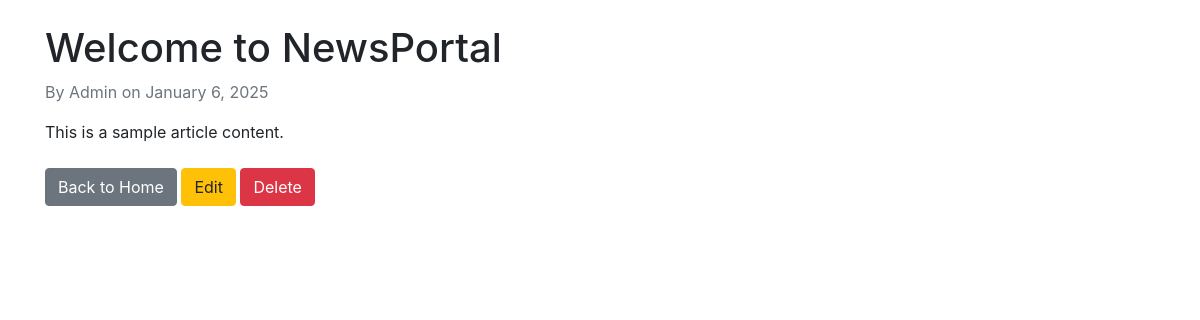
Page /view.php?id=1 on the committed database.
### tables this page shows
CREATE TABLE IF NOT EXISTS articles (
    id INT AUTO_INCREMENT PRIMARY KEY,
    title VARCHAR(255) NOT NULL,
    content TEXT NOT NULL,
    author VARCHAR(100) NOT NULL,
    image_url VARCHAR(255),
    category_id INT,
    status BOOLEAN DEFAULT 1,
    views INT DEFAULT 0,
    created_at TIMESTAMP DEFAULT CURRENT_TIMESTAMP,
    updated_at TIMESTAMP NULL DEFAULT NULL,
    FOREIGN KEY (category_id) REFERENCES categories(id) ON DELETE SET NULL
);

### view.php (the view, shortened to what this page needs)
<?php
require_once 'config/db_connect.php';
$id = $_GET['id'];
$stmt = $pdo->prepare("SELECT * FROM articles WHERE id = ?");
$stmt->execute([$id]);
$article = $stmt->fetch(PDO::FETCH_ASSOC);
?>
<!DOCTYPE html>
<html>
<head>
    <link rel="stylesheet" href="https://stackpath.bootstrapcdn.com/bootstrap/4.5.2/css/bootstrap.min.css">
</head>
<body>
    <div class="container mt-4">
        <h1><?php echo htmlspecialchars($article['title']); ?></h1>
        <p class="text-muted">By <?php echo htmlspecialchars($article['author']); ?> on <?php echo date('F j, Y', strtotime($article['created_at'])); ?></p>
        <div class="article-content">
            <?php echo nl2br(htmlspecialchars($article['content'])); ?>
        </div>
        <div class="mt-4">
            <a href="index.php" class="btn btn-secondary">Back to Home</a>
            <a href="edit.php?id=<?php echo $article['id']; ?>" class="btn btn-warning">Edit</a>
            <a href="delete.php?id=<?php echo $article['id']; ?>" class="btn btn-danger" onclick="return confirm('Are you sure?')">Delete</a>
        </div>
    </div>
</body>
</html>

### rows in the picture
articles: title "Welcome to NewsPortal", author "Admin", created_at "January 6, 2025", content "This is a sample article content."
